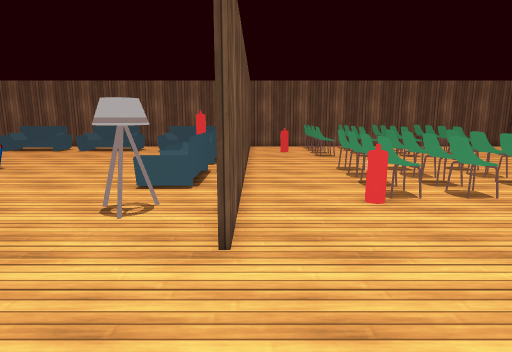
View 1 (above)

19 first-person views from a walk through a Unity game level. The camera is 1.3 m above the floor, tilts 10° down and sees 75° across. The floor is counted in squares, 0.6 m on a side. Each view is taken from the middle of a square. On the plan, view 1 faces up. The plan holds only what a view shows up to about 19 squares ahead; the rest is blank. The place goes on beyond the plan. The player character is not drawn. Some animated figures are left out. Door leaves are left out, so doorways stand open. Some surface patterns are stand-ins.

View 2
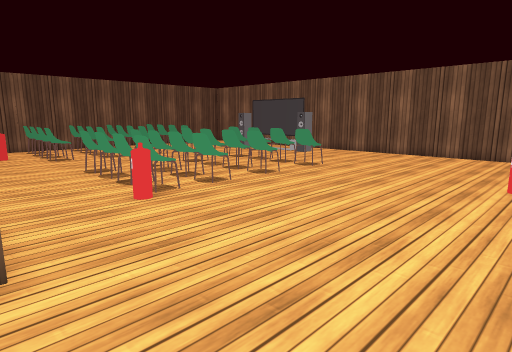

View 3
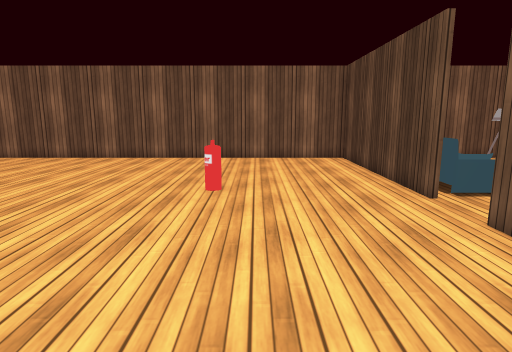

View 4
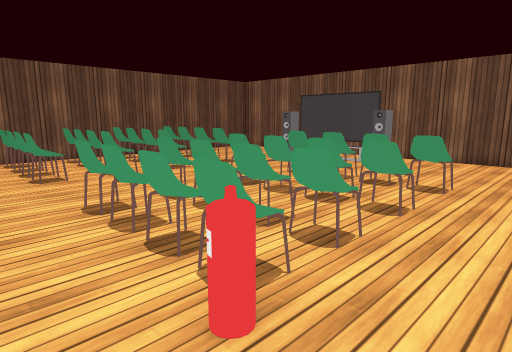

View 5
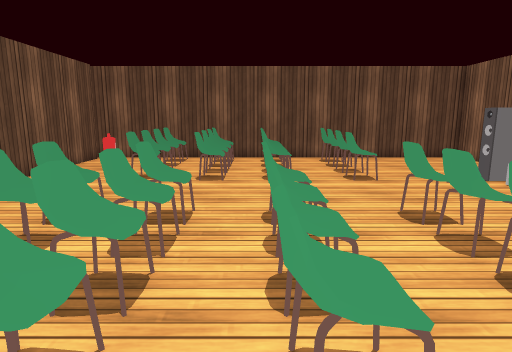

View 6
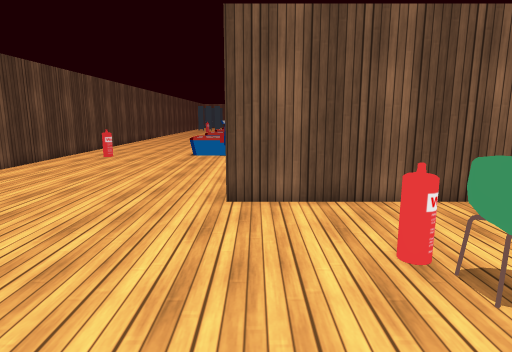

View 7
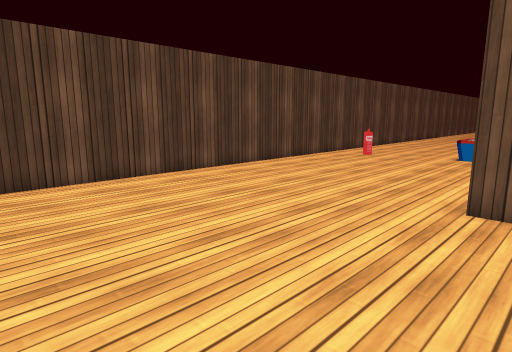

View 8
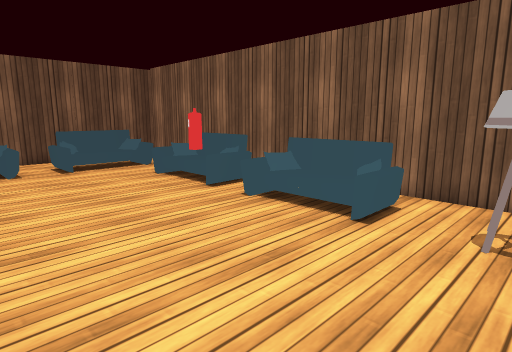

View 9
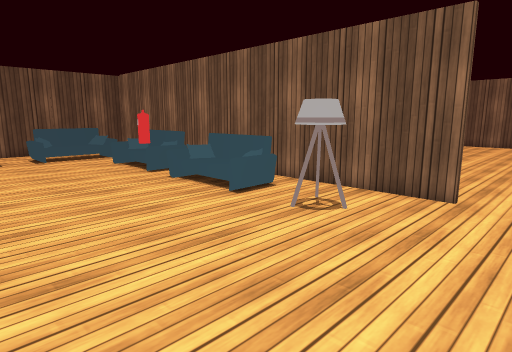

View 10
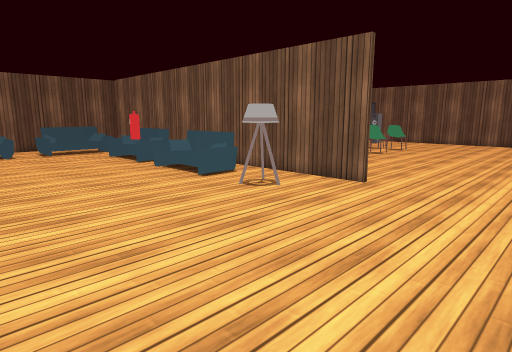

View 11
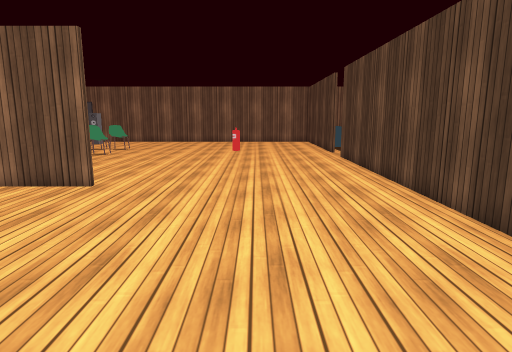

View 12
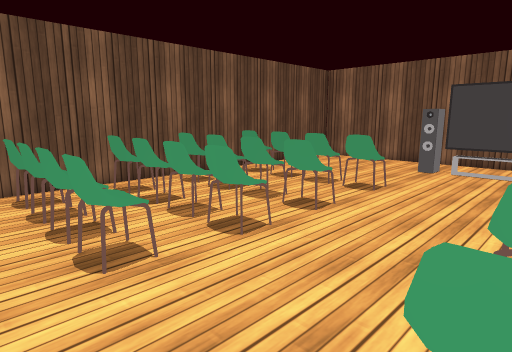

View 13
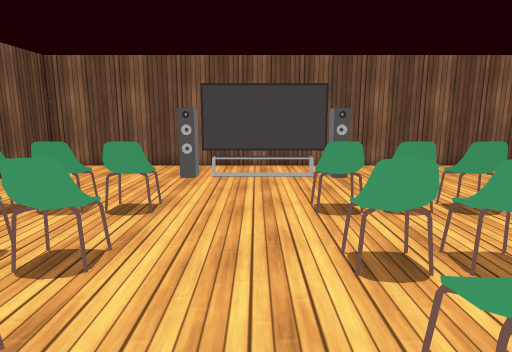

View 14
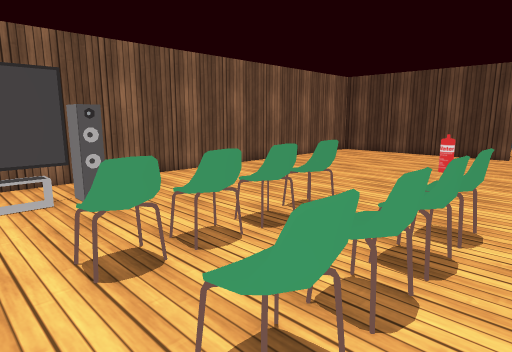

View 15
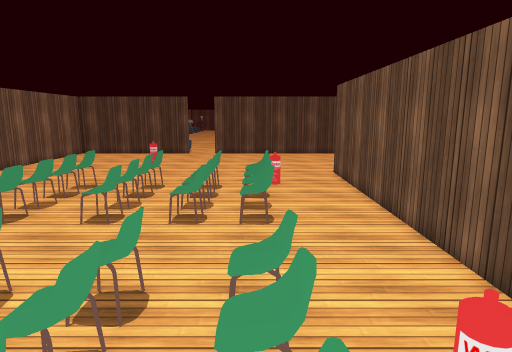

View 16
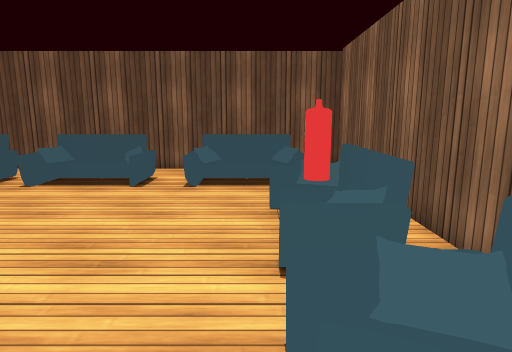

View 17
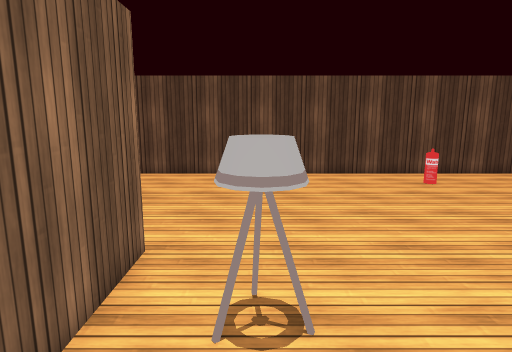

View 18
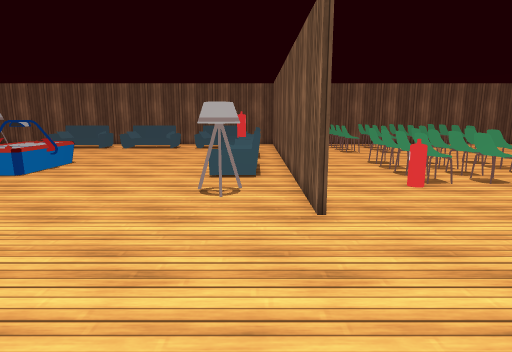

View 19
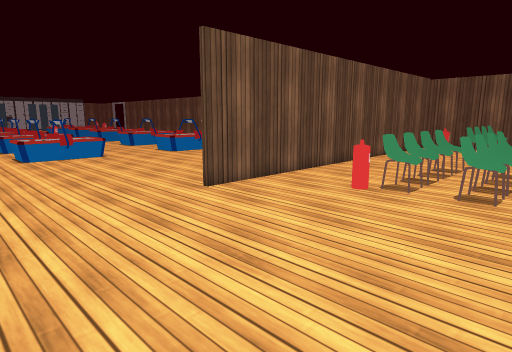

### Floor plan
Key: @ floor where view 1 was taken; # wall or solid block; . main floor; : floor 0.5 m higher than the main floor; D open door; = window, fence, low wall or low ledge; v drop or lower ground; C chair; E fire extinguisher; S sofa; L lamp; T thing the floor can be seen under or through; O other object.
Columns run from 11 left of view 1 to 19 right of it. Each row starts with its distance up from view 1.
 25 ###############################
 24    ...    ## .C:.C.CC.CC......#
 23 SSSS.SSSS ## ..C.CCCC.CC......#
 22 OOOO.SOOO ##..CC.C.CC.CO......#
 21 ...=.S...=##.ECC.C.CC.CC......#
 20 ..........##...C.C.CC.CC......#
 19 .......SSS##..CC.C.CC.CO......#
 18 ........ES##........C......TT.#
 17 ........ES##................T.#
 16 ........OS##................T.#
 15 .........S##...C.C..C..C....T.#
 14 O......SSS##..CC.C.CO.CC....T.#
 13 O.......:v##...C.C.CC.CC...TT.#
 12 O.......:v##...C.C.CO.CC......#
 11 O.......:v##..CC.C.CO.CO......#
 10 O......SSS##...C.C.C..C.......#
  9 ..........##..CO.C.CO.CO......#
  8  ......LL.##..E...............#
  7  .......L.##..................#
  6 O.........##..................#
  5 O.............................#
  4 O.............................#
  3 O.............................#
  2 O.............................#
  1 ......................E.......#
  0 ...........@..................#
 -1 ..............................#
 -2 EE............................#
 -3 ..............................#
 -4 ..............................#
 -5 ###################DD##########
 -6                     .SOO
 -7                      S

Positions as (right, up) in squares from view 1, and headings:
1: (0, 0), facing up
2: (-1, 0), facing up-right
3: (1, 0), facing right
4: (1, 6), facing up-right
5: (8, 7), facing up
6: (8, 6), facing left
7: (8, 7), facing down-left
8: (-10, 7), facing up-right
9: (-10, 3), facing up-right
10: (-11, 0), facing up-right
11: (-11, 0), facing right
12: (2, 14), facing up-right
13: (4, 16), facing right
14: (7, 16), facing down-right
15: (4, 24), facing down
16: (-4, 11), facing up
17: (-3, 12), facing down
18: (-2, -2), facing up
19: (8, -1), facing up-left
